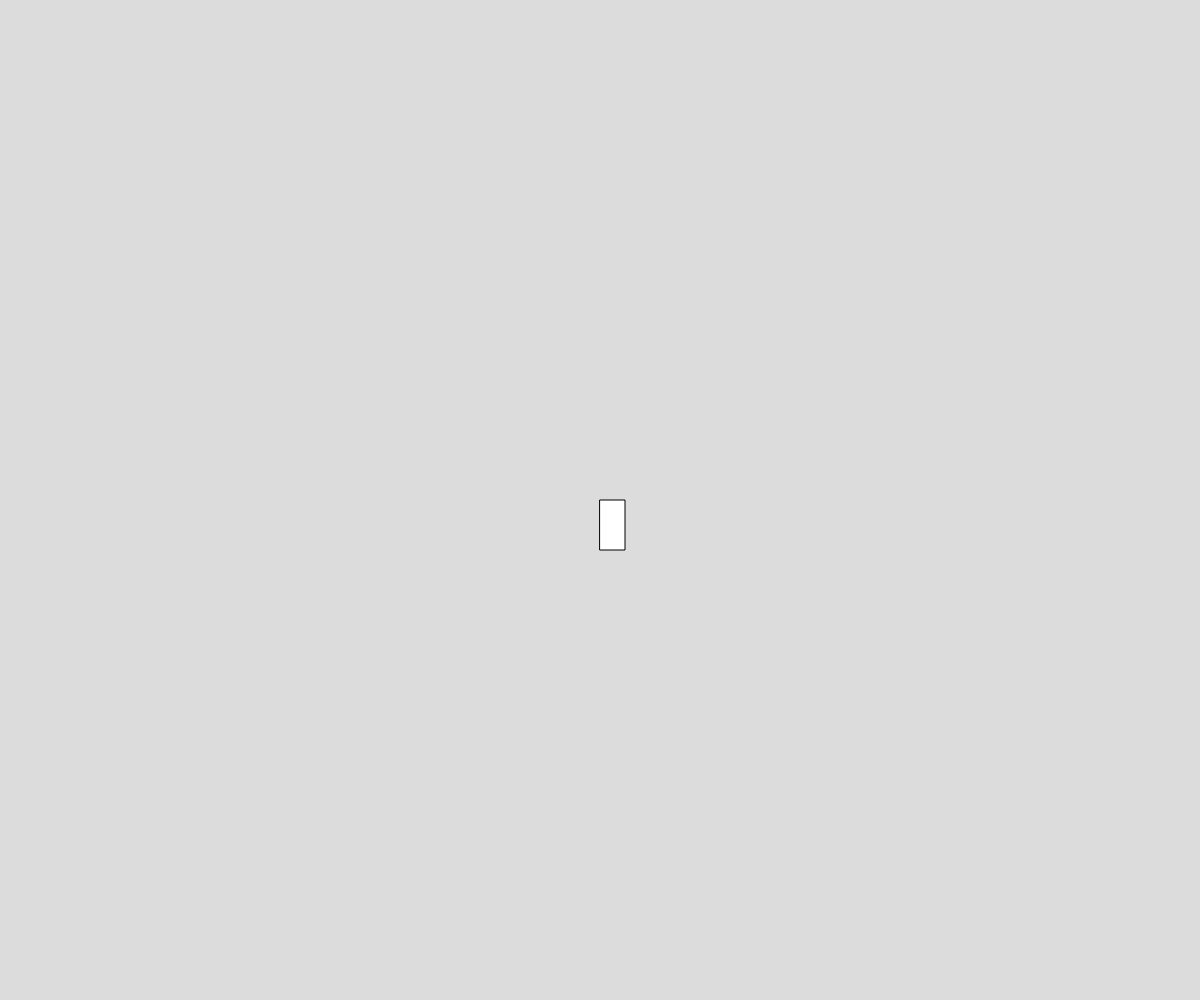
Frame 1 (no input)
Frame 60 (no input): identical to frame 1, image omitted
Frame 120 (the mouse pressed at the canvas centre since frame 60): identical to frame 1, image omitted

The p5.js sketch that drew this single still picture (run headless with seeded random() and noise() and a simulated clock; from frame 60 on, the mouse is pressed at the canvas centre):

// p5.js sketch
// ── sketch.js

let p;

function setup() {
  createCanvas(windowWidth, windowHeight);
  p = new Player(width/2, height/2);
}

function draw() {
  background(220);
  p.display();
  p.move();
}

function keyPressed() {
  if (key === " ") {

  }
}

class Player {
  constructor(x, y) {
    this.x = x;
    this.y = y;
    this.dx = 5;
    this.dy = 5;
  }

  display() {
    rect(this.x, this.y, 25, 50);
  }

  move() {
    if (keyIsDown(LEFT_ARROW)) {
      this.x -= this.dx;
    }
    if (keyIsDown(RIGHT_ARROW)) {
      this.x += this.dx;
    }
    
  }

}
